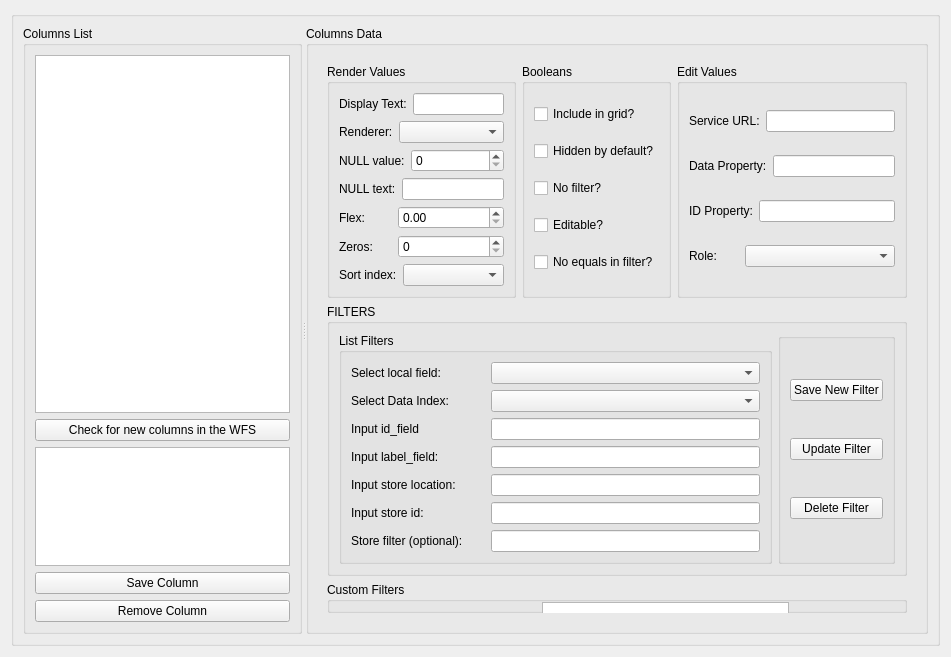
          <widget class="QWidget" name="tabColumnDetails">
           <attribute name="title">
            <string>Column Details</string>
           </attribute>
           <layout class="QVBoxLayout" name="verticalLayout_tab2">
            <item>
             <widget class="QGroupBox" name="groupBox_8">
              <property name="title">
               <string/>
              </property>
              <layout class="QHBoxLayout" name="horizontalLayout_52">
               <item>
                <widget class="QSplitter" name="splitter">
                 <property name="orientation">
                  <enum>Qt::Horizontal</enum>
                 </property>
                 <widget class="QGroupBox" name="groupBox_9">
                  <property name="title">
                   <string>Columns List</string>
                  </property>
                  <layout class="QVBoxLayout" name="verticalLayout_6" stretch="3,0,1,0,0">
                   <item>
                    <widget class="QListWidget" name="LW_filters">
                     <property name="dragDropMode">
                      <enum>QAbstractItemView::DragDrop</enum>
                     </property>
                     <property name="defaultDropAction">
                      <enum>Qt::MoveAction</enum>
                     </property>
                    </widget>
                   </item>
                   <item>
                    <widget class="QPushButton" name="BTN_ADDTODB">
                     <property name="text">
                      <string>Check for new columns in the WFS</string>
                     </property>
                    </widget>
                   </item>
                   <item>
                    <widget class="QListWidget" name="LW_SavedColumns"/>
                   </item>
                   <item>
                    <widget class="QPushButton" name="BTN_COLUMNSAVE">
                     <property name="text">
                      <string>Save Column</string>
                     </property>
                    </widget>
                   </item>
                   <item>
                    <widget class="QPushButton" name="BTN_COLUMNREMOVE">
                     <property name="text">
                      <string>Remove Column</string>
                     </property>
                    </widget>
                   </item>
                  </layout>
                 </widget>
                 <widget class="QGroupBox" name="groupBox_11">
                  <property name="title">
                   <string>Columns Data</string>
                  </property>
                  <layout class="QHBoxLayout" name="horizontalLayout">
                   <item>
                    <widget class="QStackedWidget" name="stackedWidget">
                     <widget class="QWidget" name="stackedWidgetPage1">
                      <layout class="QVBoxLayout" name="verticalLayout_16">
                       <item>
                        <layout class="QHBoxLayout" name="horizontalLayout_36" stretch="3,2">
                         <item>
                          <layout class="QHBoxLayout" name="horizontalLayout_22" stretch="2,1">
                           <item>
                            <widget class="QGroupBox" name="groupBox_12">
                             <property name="title">
                              <string>Render Values</string>
                             </property>
                             <layout class="QVBoxLayout" name="verticalLayout_7">
                              <item>
                               <layout class="QHBoxLayout" name="horizontalLayout_16" stretch="1,2">
                                <item>
                                 <widget class="QLabel" name="label_10">
                                  <property name="text">
                                   <string>Display Text:</string>
                                  </property>
                                 </widget>
                                </item>
                                <item>
                                 <widget class="QLineEdit" name="LE_ColumnDisplayText"/>
                                </item>
                               </layout>
                              </item>
                              <item>
                               <layout class="QHBoxLayout" name="horizontalLayout_17" stretch="1,2">
                                <item>
                                 <widget class="QLabel" name="label_11">
                                  <property name="text">
                                   <string>Renderer:</string>
                                  </property>
                                 </widget>
                                </item>
                                <item>
                                 <widget class="QComboBox" name="CB_ColumnUnit"/>
                                </item>
                               </layout>
                              </item>
                              <item>
                               <layout class="QHBoxLayout" name="horizontalLayout_18" stretch="1,2">
                                <item>
                                 <widget class="QLabel" name="label_12">
                                  <property name="text">
                                   <string>NULL value:</string>
                                  </property>
                                 </widget>
                                </item>
                                <item>
                                 <widget class="QSpinBox" name="DSB_NullVal"/>
                                </item>
                               </layout>
                              </item>
                              <item>
                               <layout class="QHBoxLayout" name="horizontalLayout_19" stretch="1,2">
                                <item>
                                 <widget class="QLabel" name="label_15">
                                  <property name="text">
                                   <string>NULL text:</string>
                                  </property>
                                 </widget>
                                </item>
                                <item>
                                 <widget class="QLineEdit" name="LE_NullText"/>
                                </item>
                               </layout>
                              </item>
                              <item>
                               <layout class="QHBoxLayout" name="horizontalLayout_20" stretch="1,2">
                                <item>
                                 <widget class="QLabel" name="label_13">
                                  <property name="text">
                                   <string>Flex:</string>
                                  </property>
                                 </widget>
                                </item>
                                <item>
                                 <widget class="QDoubleSpinBox" name="DSB_ColumnFlex">
                                  <property name="maximum">
                                   <double>1.000000000000000</double>
                                  </property>
                                  <property name="singleStep">
                                   <double>0.050000000000000</double>
                                  </property>
                                 </widget>
                                </item>
                               </layout>
                              </item>
                              <item>
                               <layout class="QHBoxLayout" name="horizontalLayout_21" stretch="1,2">
                                <item>
                                 <widget class="QLabel" name="label_14">
                                  <property name="text">
                                   <string>Zeros:</string>
                                  </property>
                                 </widget>
                                </item>
                                <item>
                                 <widget class="QSpinBox" name="DSB_Zeros"/>
                                </item>
                               </layout>
                              </item>
                              <item>
                               <layout class="QHBoxLayout" name="horizontalLayout_54" stretch="1,2">
                                <item>
                                 <widget class="QLabel" name="label_34">
                                  <property name="text">
                                   <string>Sort index:</string>
                                  </property>
                                 </widget>
                                </item>
                                <item>
                                 <widget class="QComboBox" name="CB_SortIndex"/>
                                </item>
                               </layout>
                              </item>
                             </layout>
                            </widget>
                           </item>
                           <item>
                            <widget class="QGroupBox" name="groupBox_15">
                             <property name="title">
                              <string>Booleans</string>
                             </property>
                             <layout class="QVBoxLayout" name="verticalLayout_11">
                              <item>
                               <widget class="QCheckBox" name="CBX_ColumnInGrid">
                                <property name="text">
                                 <string>Include in grid?</string>
                                </property>
                               </widget>
                              </item>
                              <item>
                               <widget class="QCheckBox" name="CBX_ColumnHidden">
                                <property name="text">
                                 <string>Hidden by default?</string>
                                </property>
                               </widget>
                              </item>
                              <item>
                               <widget class="QCheckBox" name="CBX_NoFilter">
                                <property name="text">
                                 <string>No filter?</string>
                                </property>
                               </widget>
                              </item>
                              <item>
                               <widget class="QCheckBox" name="CBX_Editable">
                                <property name="text">
                                 <string>Editable?</string>
                                </property>
                               </widget>
                              </item>
                              <item>
                               <widget class="QCheckBox" name="CBX_NoEquals">
                                <property name="text">
                                 <string>No equals in filter?</string>
                                </property>
                               </widget>
                              </item>
                             </layout>
                            </widget>
                           </item>
                          </layout>
                         </item>
                         <item>
                          <widget class="QGroupBox" name="groupBox_18">
                           <property name="title">
                            <string>Edit Values</string>
                           </property>
                           <layout class="QVBoxLayout" name="verticalLayout_15">
                            <item>
                             <layout class="QHBoxLayout" name="horizontalLayout_32" stretch="1,3">
                              <item>
                               <widget class="QLabel" name="label_23">
                                <property name="text">
                                 <string>Service URL:</string>
                                </property>
                               </widget>
                              </item>
                              <item>
                               <widget class="QLineEdit" name="LE_EDITURL"/>
                              </item>
                             </layout>
                            </item>
                            <item>
                             <layout class="QHBoxLayout" name="horizontalLayout_33" stretch="1,4">
                              <item>
                               <widget class="QLabel" name="label_24">
                                <property name="text">
                                 <string>Data Property:</string>
                                </property>
                               </widget>
                              </item>
                              <item>
                               <widget class="QLineEdit" name="LE_DATAPROPERTY"/>
                              </item>
                             </layout>
                            </item>
                            <item>
                             <layout class="QHBoxLayout" name="horizontalLayout_34" stretch="1,3">
                              <item>
                               <widget class="QLabel" name="label_25">
                                <property name="text">
                                 <string>ID Property:</string>
                                </property>
                               </widget>
                              </item>
                              <item>
                               <widget class="QLineEdit" name="LE_IDPROPERTY"/>
                              </item>
                             </layout>
                            </item>
                            <item>
                             <layout class="QHBoxLayout" name="horizontalLayout_35" stretch="1,3">
                              <item>
                               <widget class="QLabel" name="label_26">
                                <property name="text">
                                 <string>Role:</string>
                                </property>
                               </widget>
                              </item>
                              <item>
                               <widget class="QComboBox" name="CB_EditorRole"/>
                              </item>
                             </layout>
                            </item>
                           </layout>
                          </widget>
                         </item>
                        </layout>
                       </item>
                       <item>
                        <widget class="QGroupBox" name="groupBox_13">
                         <property name="title">
                          <string>FILTERS</string>
                         </property>
                         <layout class="QHBoxLayout" name="horizontalLayout_29">
                          <item>
                           <widget class="QGroupBox" name="groupBox_16">
                            <property name="title">
                             <string>List Filters</string>
                            </property>
                            <layout class="QVBoxLayout" name="verticalLayout_12">
                             <item>
                              <layout class="QHBoxLayout" name="horizontalLayout_23" stretch="1,2">
                               <item>
                                <widget class="QLabel" name="label_16">
                                 <property name="text">
                                  <string>Select local field:</string>
                                 </property>
                                </widget>
                               </item>
                               <item>
                                <widget class="QComboBox" name="CB_SelectLocalField"/>
                               </item>
                              </layout>
                             </item>
                             <item>
                              <layout class="QHBoxLayout" name="horizontalLayout_24" stretch="1,2">
                               <item>
                                <widget class="QLabel" name="label_17">
                                 <property name="text">
                                  <string>Select Data Index:</string>
                                 </property>
                                </widget>
                               </item>
                               <item>
                                <widget class="QComboBox" name="CB_SelectDataIndex"/>
                               </item>
                              </layout>
                             </item>
                             <item>
                              <layout class="QHBoxLayout" name="horizontalLayout_25" stretch="1,2">
                               <item>
                                <widget class="QLabel" name="label_18">
                                 <property name="text">
                                  <string>Input id_field</string>
                                 </property>
                                </widget>
                               </item>
                               <item>
                                <widget class="QLineEdit" name="LE_InputIDField"/>
                               </item>
                              </layout>
                             </item>
                             <item>
                              <layout class="QHBoxLayout" name="horizontalLayout_26" stretch="1,2">
                               <item>
                                <widget class="QLabel" name="label_19">
                                 <property name="text">
                                  <string>Input label_field:</string>
                                 </property>
                                </widget>
                               </item>
                               <item>
                                <widget class="QLineEdit" name="LE_InputLabelField"/>
                               </item>
                              </layout>
                             </item>
                             <item>
                              <layout class="QHBoxLayout" name="horizontalLayout_27" stretch="1,2">
                               <item>
                                <widget class="QLabel" name="label_20">
                                 <property name="text">
                                  <string>Input store location:</string>
                                 </property>
                                </widget>
                               </item>
                               <item>
                                <widget class="QLineEdit" name="LE_InputStoreLocation"/>
                               </item>
                              </layout>
                             </item>
                             <item>
                              <layout class="QHBoxLayout" name="horizontalLayout_28" stretch="1,2">
                               <item>
                                <widget class="QLabel" name="label_21">
                                 <property name="text">
                                  <string>Input store id:</string>
                                 </property>
                                </widget>
                               </item>
                               <item>
                                <widget class="QLineEdit" name="LE_InputStoreID"/>
                               </item>
                              </layout>
                             </item>
                             <item>
                              <layout class="QHBoxLayout" name="horizontalLayout_53" stretch="1,2">
                               <item>
                                <widget class="QLabel" name="label_33">
                                 <property name="text">
                                  <string>Store filter (optional):</string>
                                 </property>
                                </widget>
                               </item>
                               <item>
                                <widget class="QLineEdit" name="LE_InputStoreFilter"/>
                               </item>
                              </layout>
                             </item>
                            </layout>
                           </widget>
                          </item>
                          <item>
                           <widget class="QGroupBox" name="groupBox_17">
                            <property name="title">
                             <string/>
                            </property>
                            <layout class="QVBoxLayout" name="verticalLayout_13">
                             <item>
                              <widget class="QPushButton" name="BTN_SAVELISTFILTER">
                               <property name="text">
                                <string>Save New Filter</string>
                               </property>
                              </widget>
                             </item>
                             <item>
                              <widget class="QPushButton" name="BTN_UPDATELISTFILTER">
                               <property name="text">
                                <string>Update Filter</string>
                               </property>
                              </widget>
                             </item>
                             <item>
                              <widget class="QPushButton" name="BTN_DELETELISTFILTER">
                               <property name="text">
                                <string>Delete Filter</string>
                               </property>
                              </widget>
                             </item>
                            </layout>
                           </widget>
                          </item>
                         </layout>
                        </widget>
                       </item>
                       <item>
                        <widget class="QGroupBox" name="groupBox_14">
                         <property name="title">
                          <string>Custom Filters</string>
                         </property>
                         <widget class="QWidget" name="layoutWidget">
                          <property name="geometry">
                           <rect>
                            <x>50</x>
                            <y>20</y>
                            <width>412</width>
                            <height>194</height>
                           </rect>
                          </property>
                          <layout class="QHBoxLayout" name="horizontalLayout_31">
                           <item>
                            <layout class="QVBoxLayout" name="verticalLayout_14">
                             <item>
                              <layout class="QHBoxLayout" name="horizontalLayout_30">
                               <item>
                                <widget class="QLabel" name="label_22">
                                 <property name="text">
                                  <string>Number rows to add:</string>
                                 </property>
                                </widget>
                               </item>
                               <item>
                                <widget class="QSpinBox" name="SB_CustomList"/>
                               </item>
                              </layout>
                             </item>
                             <item>
                              <widget class="QPushButton" name="BTN_ADDLISTROWS">
                               <property name="text">
                                <string>Add Rows</string>
                               </property>
                              </widget>
                             </item>
                             <item>
                              <widget class="QPushButton" name="BTN_REMOVELISTITEM">
                               <property name="text">
                                <string>Remove Item</string>
                               </property>
                              </widget>
                             </item>
                            </layout>
                           </item>
                           <item>
                            <widget class="QTableWidget" name="TW_CustomList">
                             <property name="sizePolicy">
                              <sizepolicy hsizetype="MinimumExpanding" vsizetype="Expanding">
                               <horstretch>0</horstretch>
                               <verstretch>0</verstretch>
                              </sizepolicy>
                             </property>
                             <property name="editTriggers">
                              <set>QAbstractItemView::AnyKeyPressed|QAbstractItemView::DoubleClicked|QAbstractItemView::EditKeyPressed|QAbstractItemView::SelectedClicked</set>
                             </property>
                            </widget>
                           </item>
                          </layout>
                         </widget>
                        </widget>
                       </item>
                      </layout>
                     </widget>
                     <widget class="QWidget" name="stackedWidgetPage2"/>
                    </widget>
                   </item>
                  </layout>
                 </widget>
                </widget>
               </item>
              </layout>
             </widget>
            </item>
           </layout>
          </widget>
